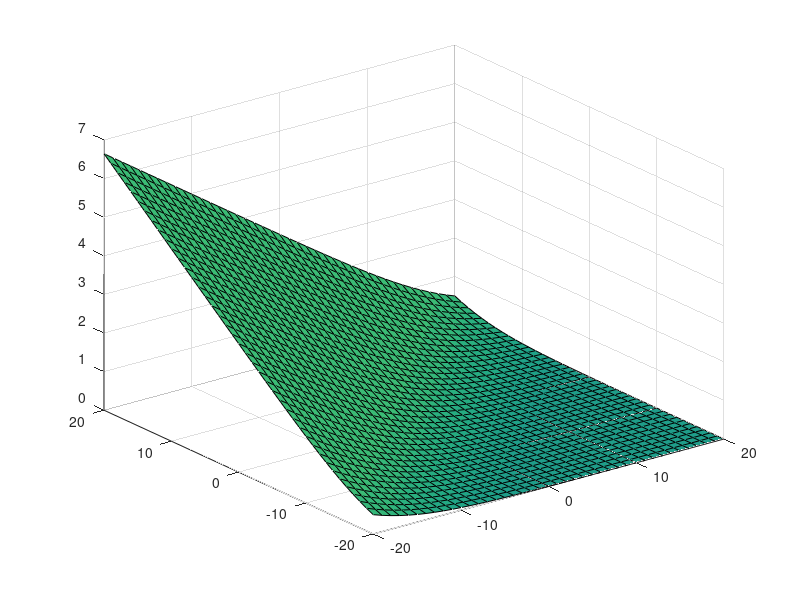

The MATLAB script that drew this image:
% MATLAB script for Illustrative Problem 8.6.
clear
echo on
p_db=[-20:1:20];
np_db=p_db;
p=10.^(p_db/10);
np=p; 
for i=1:41
  for j=1:41
    c(i,j)=0.5*log2(1+p(i)/np(j));
    echo off ;
  end
end
echo on ;
pause % Press a key to see the plot.
surfl(np_db,p_db,c)